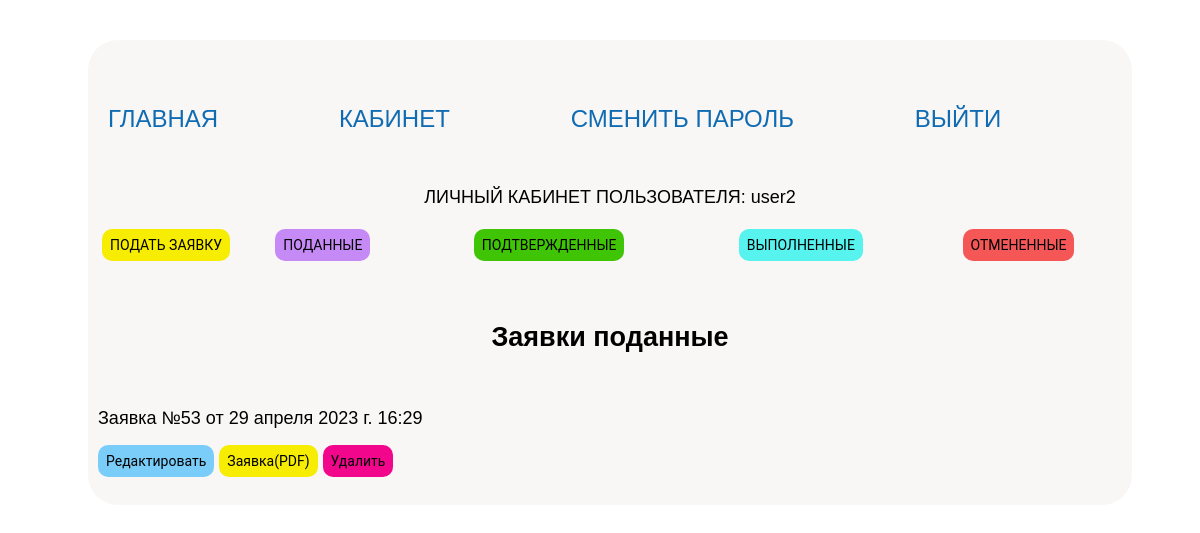
Before: /all_applications_give/ (signed in) with the older database file.
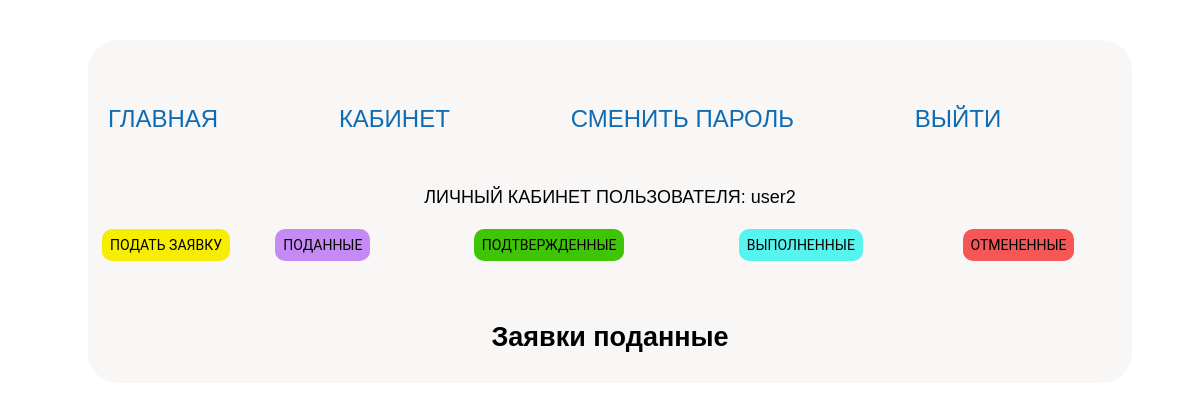
After: the same page with the newer database file.
### main/models.py (models this page shows, shortened)
class Application(models.Model):
    aplic_user = models.ForeignKey(
        User,
        null=True,
        on_delete=models.SET_NULL,
        verbose_name="Пользователь",
    )
    aplic_status = models.ForeignKey(
        Aplic_status,
        null=True,
        on_delete=models.SET_NULL,
        verbose_name="Статус заявки",
    )
    aplic_date = models.DateTimeField(
        auto_now_add=True, verbose_name="Дата добавления заявки"
    )
    user_fio = models.CharField(
        max_length=2000, null=True, verbose_name="ФИО заявителя"
    )
    user_telephon = models.CharField(
        max_length=2000, null=True, verbose_name="Телефон заявителя"
    )
    user_email = models.CharField(
        max_length=2000, null=True, verbose_name="Электронная почта заявителя"
    )
    org_name = models.CharField(
        max_length=2000, null=True, verbose_name="Наименование организации"
    )
    org_adress_ur = models.CharField(
        max_length=2000, null=True, verbose_name="Адрес организации (юридический)"
    )
    org_adress_f = models.CharField(
        max_length=2000, null=True, verbose_name="Адрес организации (фактический)"
    )
    org_bank_name = models.CharField(
        max_length=2000, null=True, verbose_name="Банк")
    org_bank_adress = models.CharField(
        max_length=2000, null=True, verbose_name="Адрес банка"
    )
    org_bank_rs = models.CharField(
        max_length=2000, null=True, verbose_name="Рассчетный счет"
    )
    org_bank_kod = models.CharField(
        max_length=2000, null=True, verbose_name="Код банка"
    )
    org_bank_unp = models.CharField(
        max_length=2000, null=True, verbose_name="УНП")
    org_bank_okpo = models.CharField(
        max_length=2000, null=True, verbose_name="ОКПО")
    org_contakt_data = models.CharField(
        max_length=2000, null=True, verbose_name="Контактные данные"
    )
    org_director_name = models.CharField(
        max_length=2000, null=True, verbose_name="Ф.И.О. руководителя"
    )
    org_deystvie = models.CharField(
        max_length=2000, null=True, verbose_name="Действует на основании"
    )
    sposob_svarki = models.ForeignKey(
        Welding_method,
        null=True,
        on_delete=models.SET_NULL,
        verbose_name="Способ сварки",
    )
    sheet_butt_weld_steel_grade = models.CharField(
        max_length=2000, null=True, verbose_name="Марка стали листа - Стыковой шов"
    )
    sheet_butt_weld_min_thickn = models.CharField(
        max_length=2000,
        null=True,
        verbose_name="Минимальная толщина листа - Стыковой шов",
    )
    sheet_butt_weld_max_thickn = models.CharField(
        max_length=2000,
        null=True,
        verbose_name="Максимальная толщина листа - Стыковой шов",
    )
    sheet_butt_weld_position = models.CharField(
        max_length=2000,
        null=True,
        verbose_name="Пространственное положение листа - Стыковой шов",
    )
    sheet_fillet_weld_steel_grade = models.CharField(
        max_length=2000, null=True, verbose_name="Марка стали листа - Угловой шов"
    )
    sheet_fillet_weld_min_thickn = models.CharField(
        max_length=2000,
        null=True,
        verbose_name="Минимальная толщина листа - Угловой шов",
    )
    sheet_fillet_weld_max_thickn = models.CharField(
        max_length=2000,
        null=True,
        verbose_name="Максимальная толщина листа - Угловой шов",
    )
    sheet_fillet_weld_position = models.CharField(
        max_length=2000,
        null=True,
        verbose_name="Пространственное положение листа - Угловой шов",
    )
    tube_butt_weld_steel_grade = models.CharField(
        max_length=2000, null=True, verbose_name="Марка стали трубы - Стыковой шов"
    )
    tube_butt_weld_min_thickn = models.CharField(
        max_length=2000,
        null=True,
        verbose_name="Минимальная толщина стенки трубы - Стыковой шов",
    )
    tube_butt_weld_max_thickn = models.CharField(
        max_length=2000,
        null=True,
        verbose_name="Максимальная толщина стенки трубы - Стыковой шов",
    )
    tube_butt_weld_min_diam = models.CharField(
        max_length=2000,
        null=True,
        verbose_name="Минимальный диаметр трубы - Стыковой шов",
    )
    tube_butt_weld_max_diam = models.CharField(
        max_length=2000,
        null=True,
        verbose_name="Максимальный диаметр трубы - Стыковой шов",
    )
    tube_butt_weld_position = models.CharField(
        max_length=2000,
        null=True,
        verbose_name="Пространственное положение  трубы - Стыковой шов",
    )
    tube_fillet_weld_steel_grade = models.CharField(
        max_length=2000, null=True, verbose_name="Марка стали трубы - Угловой шов"
    )
    tube_fillet_weld_min_thickn = models.CharField(
        max_length=2000,
        null=True,
        verbose_name="Минимальная толщина стенки трубы - Угловой шов",
    )
    tube_fillet_weld_max_thickn = models.CharField(
        max_length=2000,
        null=True,
        verbose_name="Максимальная толщина стенки трубы - Угловой шов",
    )
    tube_fillet_weld_min_diam = models.CharField(
        max_length=2000,
        null=True,
        verbose_name="Минимальный диаметр трубы - Угловой шов",
    )
    tube_fillet_weld_max_diam = models.CharField(
        max_length=2000,
        null=True,
        verbose_name="Максимальный диаметр трубы - Угловой шов",
    )
    tube_fillet_weld_position = models.CharField(
        max_length=2000,
        null=True,
        verbose_name="Пространственное положение  трубы - Угловой шов",
    )
    gpn = models.CharField(
        max_length=2000,
        null=True,
        verbose_name="Подведомственные Госпромнадзору МЧС РБ",
    )
    mas = models.CharField(
        max_length=2000,
        null=True,
        verbose_name="Подведомственные Министерству архитектуры и строительства РБ",
    )
    welder_name = models.CharField(
        max_length=2000,
        null=True,
        verbose_name="Имя сварщика",
    )
    welder_brand = models.CharField(
        max_length=2000,
        null=True,
        verbose_name="Клеймо сварщика",
    )
    welder_card_id = models.CharField(
        max_length=2000,
        null=True,
        default="---",
        verbose_name="Номер удостоверения сварщика",
    )
    welder_passport = models.CharField(
        max_length=2000,
        null=True,
        verbose_name="Паспорт сварщика",
    )
    welder_date_birth = models.CharField(
        max_length=2000,
        null=True,
        verbose_name="Дата рождения сварщика",
    )
    start_date = models.CharField(
        max_length=2000,
        null=True,
        default="NULL",
        verbose_name="Дата начала контроля",
    )
    end_date = models.CharField(
        max_length=2000,
        null=True,
        verbose_name="Дата окончания контроля",
    )
    welder_material = models.CharField(
        max_length=2000,
        null=True,
        default="---",
        verbose_name="Сварочный материал",
    )
    weld_main_material_plate = models.CharField(
        max_length=2000,
        null=True,
        default="---",
        verbose_name="Материал основной - Лист",
    )
    weld_main_material_tube = models.CharField(
        max_length=2000,
        null=True,
        default="---",
        verbose_name="Материал основной - Труба",
    )
    chef_kom_pos = models.CharField(
        max_length=2000,
        null=True,
        verbose_name="Должность председателя комиссии",
    )
    chef_kom_fio = models.CharField(
        max_length=2000,
        null=True,
        verbose_name="Имя председателя комиссии",
    )
    kom_pos = models.CharField(
        max_length=2000,
        null=True,
        verbose_name="Должность члена комиссии",
    )
    kom_fio = models.CharField(
        max_length=2000,
        null=True,
        verbose_name="Имя члена комиссии",
    )
    class Meta:
        verbose_name = "Заявка"
        verbose_name_plural = "Заявки"

### main/views.py (the view)
@login_required(login_url=reverse_lazy("login"))
def all_applications_give(request):
    title = "Заявки поданные"
    username = str(request.user)
    if username == "admin":
        group = "admin"
    else:
        user = get_object_or_404(User, username=username)
        group = str(user.groups.get(user=user.id))
    if group == "customer":
        result = Application.objects.filter(
            Q(aplic_status_id="1") & Q(aplic_user_id=request.user.id)
        ).order_by("-aplic_date")
    elif group == "engineer":
        result = Application.objects.filter(
            aplic_status_id="1").order_by("-aplic_date")
    return render(
        request,
        "main/all_applications_give.html",
        {
            "title": title,
            "result": result,
            "group": group,
        },
    )

### main/templates/main/all_applications_give.html (shortened to what this page needs)
{% extends 'main/private_office_s1.html' %} {% block content_1 %}
<link rel="stylesheet"
                    href="https://cdnjs.cloudflare.com/ajax/libs/font-awesome/4.7.0/css/font-awesome.min.css">
<br /><br />
<h2><p class="center">Заявки поданные</p></h2>
{% if group == "customer" %}
{% for i in result %}
<br>
<p>
  Заявка №{{ i.id }} от {{ i.aplic_date }}
  <p>
  <a href="{% url 'application_update' pk=i.id %}" onclick=""><button class="button reda"></i>Редактировать</button></a>
  <a href="{% url 'pdf_application' pk=i.id %}"><button class="button pdf_z">Заявка(PDF)</button></a>
  <a href="{% url 'application_del' pk=i.id %}"><button class="button udal">Удалить</button></a>
</p>
  {% endfor %}
  {% endif %}
  {% endblock %}

Changed rows visible on the page:
no longer on this page (row edited): Application: id "53", aplic_date "29 апреля 2023 г. 16:29"
